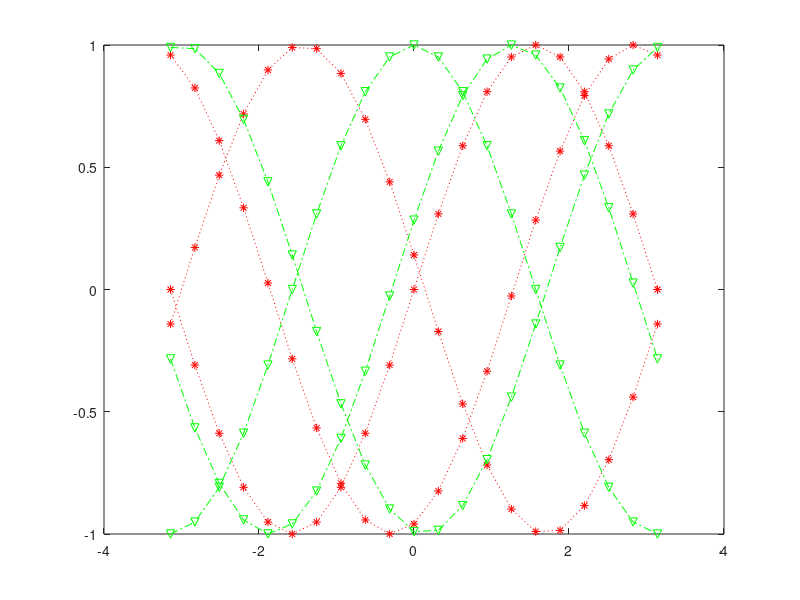

Here is the MATLAB script that generated this plot:
clc,clear,close all
x=-pi:pi/10:pi;
y=[sin(x);sin(x+3);sin(x+5)];
z=[cos(x);cos(x+3);cos(x+5)];
figure(1);
plot(x,y,'r:*',x,z,'g-.v');